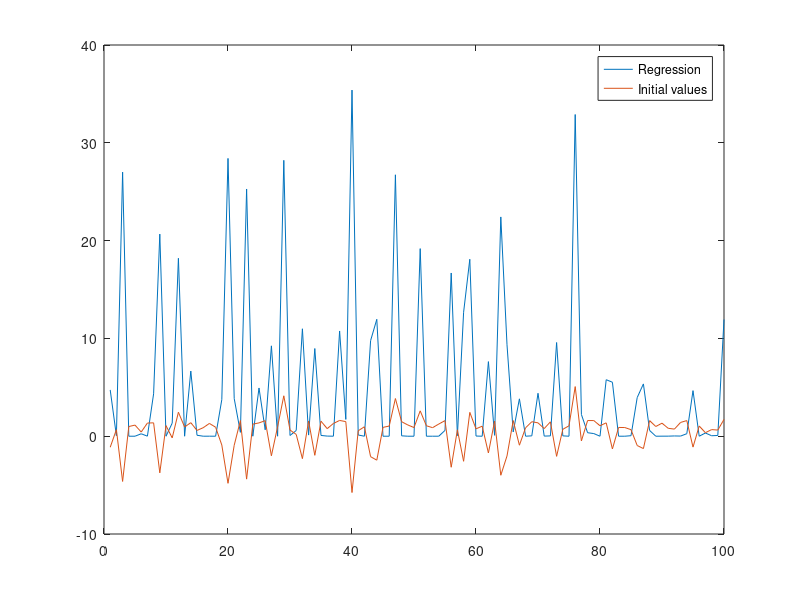
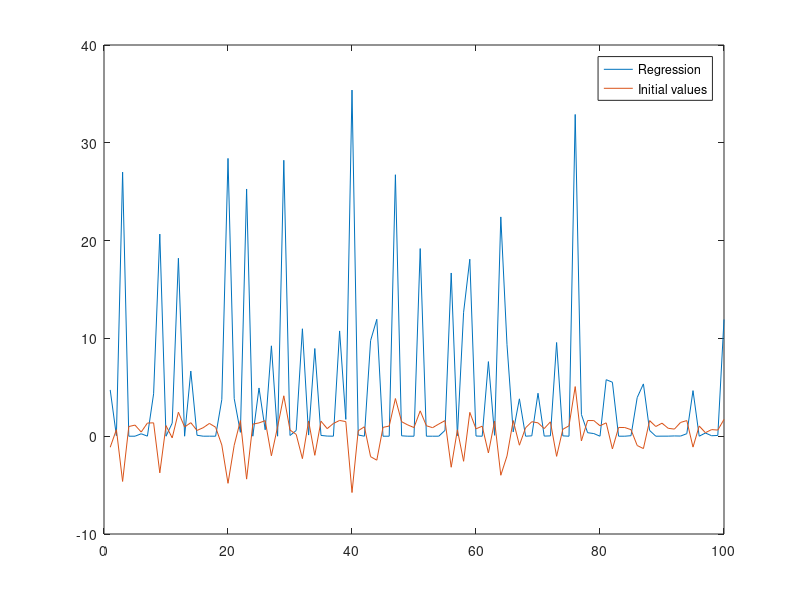
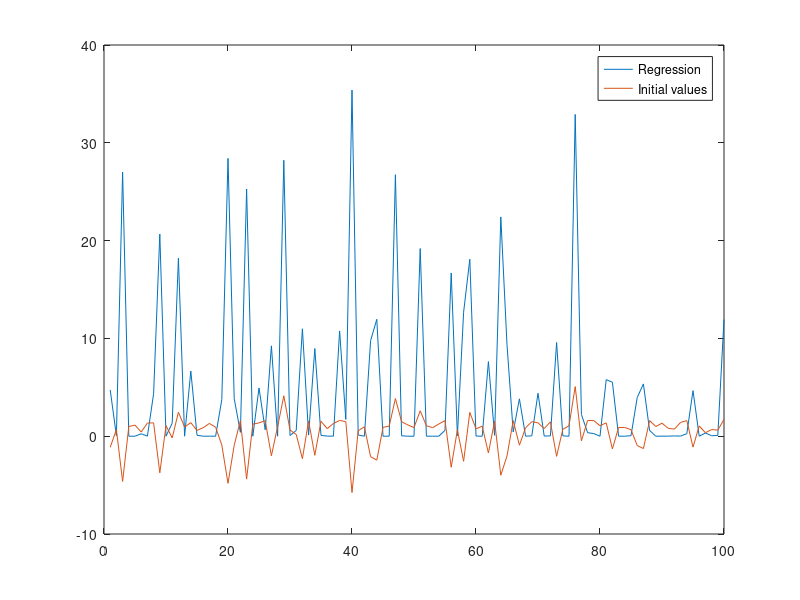
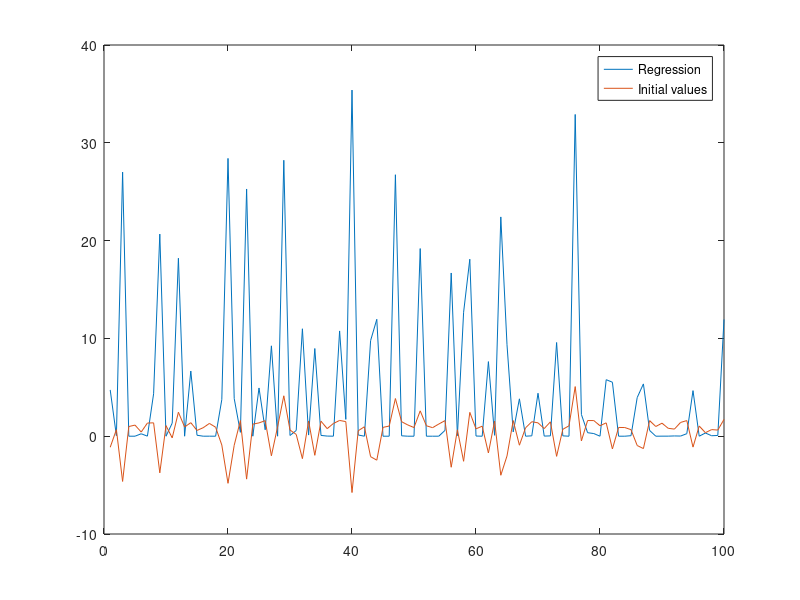

Recreate these plots in MATLAB, in order.
clear; clc;
%step1
%7th degre polynomial
y = @(x) 10.*x.^7+9.*x.^6-8.*x.^5-12.*x.^4+3.*x.^3+2.*x.^2+x+1;
%random initial arrays
n = 100;
randx = 2.*rand(n,1) - 1;%inital x
raddx = .2.*rand(n,1) - .1;%x to be added to y
randy = y(randx);
%max polynomial point
ymax = max(randy);
%polynomial points summed with random array 
init = randy + raddx;
%step2
e = [10^-3 10^-4 10^-5 10^-6 10^-7];
A = [];
B = [];
p = zeros(7, 1);
for i = 1:7
    for j = 1:7
        temp = i + j -2;
        x = sum(randx.^temp);
        A(i, j) = x;
    end
    tempx = sum(randx.^(i-1));
    tempy = sum(init);
    B(i) = tempx*tempy;
end
A(1, 1) = n;
for i = 1:5
    p = B*A^(-1) -e(i);
    out = polyval(p,randx);
    figure(i)
    plot(out, 'DisplayName', 'Regression')
    hold on
    plot(randy, 'DisplayName', 'Initial values')
    legend
    hold off
end





